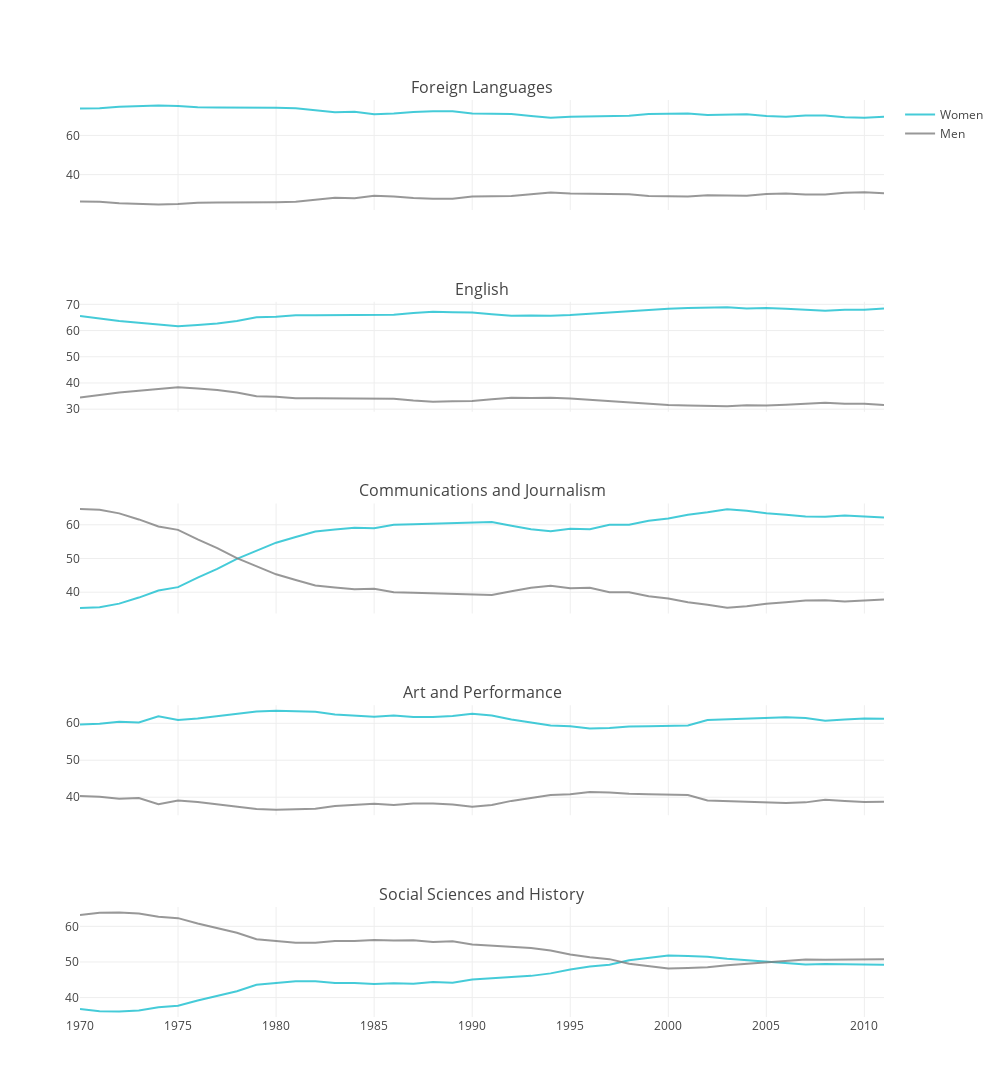

The code cell stored with this chart in its notebook:
### Code cell
bachelor_categories=lib_arts_cats
totalPlots=range(5)
plt_col_nr=5

#plot gender evolution in stem
fig=time_analysis_plot(bachelor_categories,totalPlots,plt_col_nr)
fig['layout'].update(height=1450,width=1000,autosize=True,margin=go.Margin(b=75))
iplot(fig,config=config)
